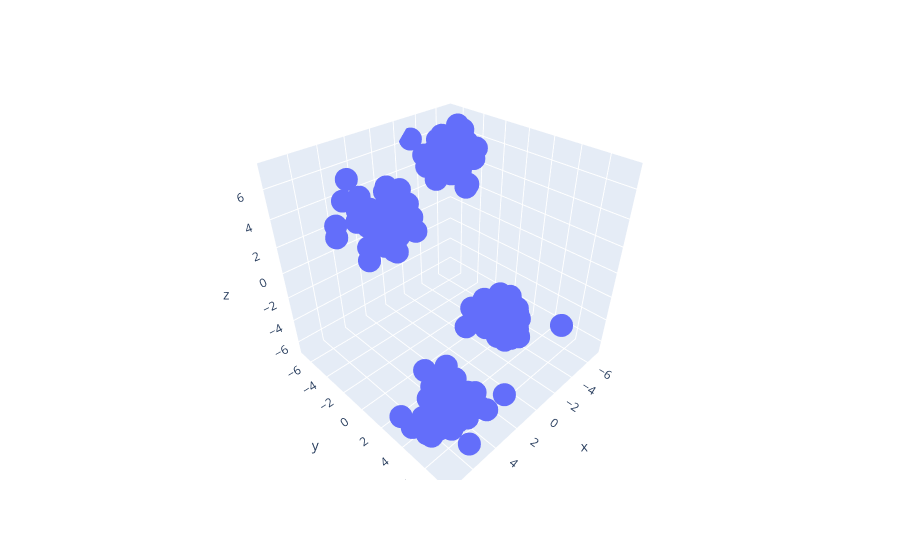

Notebook code for this chart:
### Code cell
import plotly.express as px
# fig = px.scatter_3d(x=X[:,0],y=X[:,1],z=X[:,2])
fig = px.scatter_3d(x=df.iloc[:,0],y=df.iloc[:,1],z=df.iloc[:,2])
fig.show()

### Figure 1 — Plotly figure (JSON) as saved in the notebook; plotly's stock layout.template omitted (floating-point values rounded to 4 significant figures; data arrays with more than 128 entries replaced by an {"elided": "..."} marker saying what was removed)
{"data": [{"hovertemplate": "x=%{x}<br>y=%{y}<br>z=%{z}<extra></extra>", "legendgroup": "", "marker": {"color": "#636efa", "symbol": "circle"}, "mode": "markers", "name": "", "scene": "scene", "showlegend": false, "type": "scatter3d", "x": {"elided": "200 float values"}, "y": {"elided": "200 float values"}, "z": {"elided": "200 float values"}}], "layout": {"legend": {"tracegroupgap": 0}, "margin": {"t": 60}, "scene": {"domain": {"x": [0, 1], "y": [0, 1]}, "xaxis": {"title": {"text": "x"}}, "yaxis": {"title": {"text": "y"}}, "zaxis": {"title": {"text": "z"}}}}}
